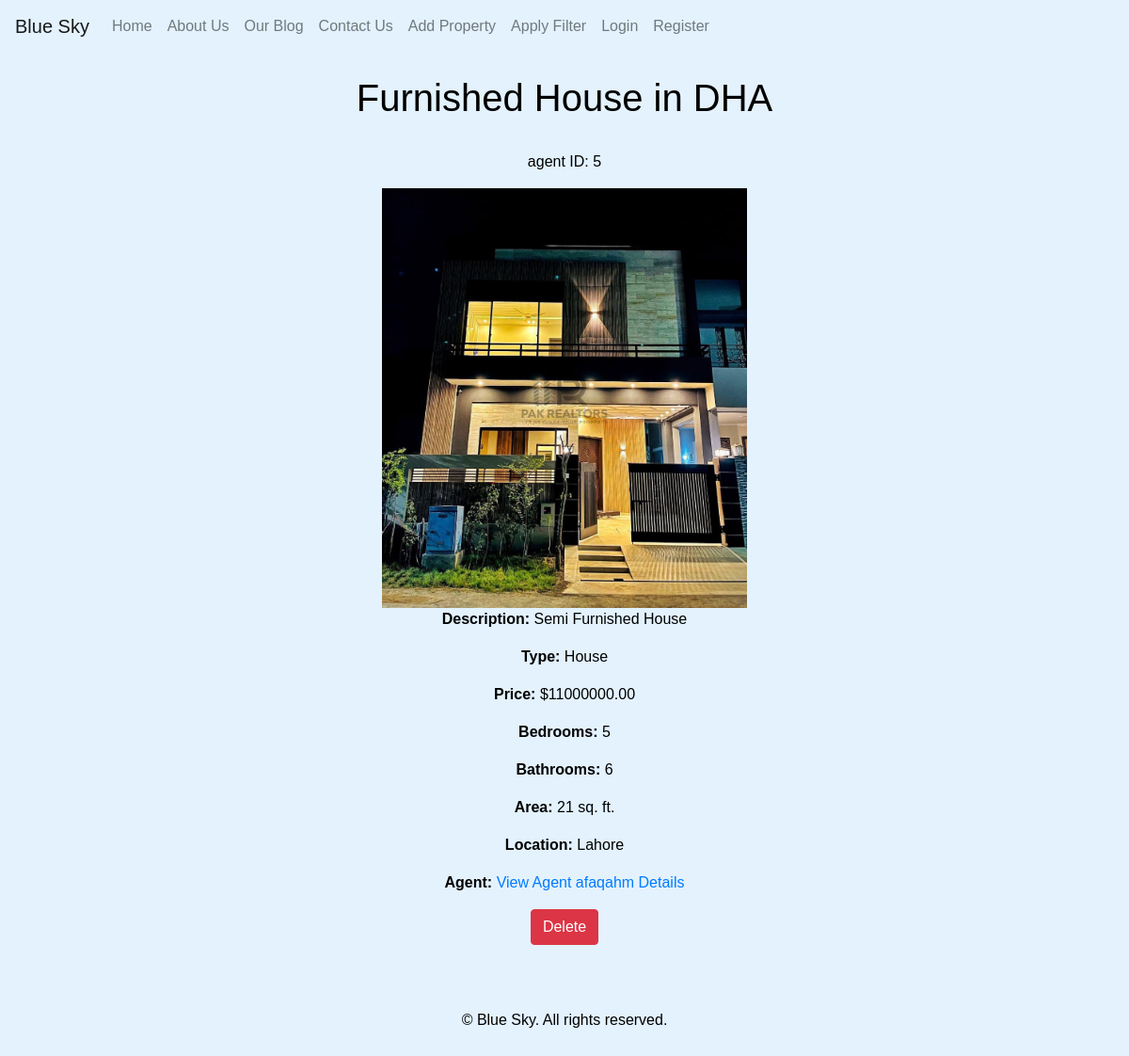
Screenshot of /property/13/ with the database file from the repository.
### myapp/models.py (models this page shows, shortened)
class Property(models.Model):
    title = models.CharField(max_length=200)
    description = models.TextField()
    image = models.ImageField(null=True, blank=True)
    property_type = models.ForeignKey(PropertyType, on_delete=models.CASCADE)
    city = models.ForeignKey(City, on_delete=models.CASCADE)
    price = models.DecimalField(max_digits=10 , decimal_places=2)
    bedrooms = models.PositiveIntegerField()
    bathrooms = models.PositiveIntegerField()
    area = models.IntegerField()  # in square feet
    agent = models.ForeignKey(User, on_delete=models.CASCADE)
    created_at = models.DateTimeField(auto_now_add=True)
    status = models.ForeignKey(PropertyStatus, on_delete=models.CASCADE)
    class Meta:
        verbose_name_plural="property"

class PropertyType(models.Model):
    name = models.CharField(max_length=100)
    class Meta:
        verbose_name_plural="PropertyType"

class City(models.Model):
    name = models.CharField(max_length=100)
    class Meta:
        verbose_name_plural="city"
    def __str__(self):
        return self.name

### myapp/views.py (the view)
# urls.py: path('property/<int:property_id>/', views.property_detail, name='property_detail'),
def property_detail(request, property_id ):
    propertyy = get_object_or_404(Property, id=property_id)
    return render(request, 'myapp/property_detail.html', {'property': propertyy})

### myapp/templates/myapp/property_detail.html
{% extends 'myapp/base.html' %}
{% block content %}
  <h1>{{ property.title }}</h1>
  <br>
  <p>agent ID: {{ property.agent.id }}</p>
  <img  src="{{ property.image.url }}" width='35%'  alt="{{ property.title }}">
  <p><strong>Description: </strong> {{ property.description }}</p>
  <p><strong> Type: </strong>{{ property.property_type.name }}</p>
  <p><strong>Price: </strong>${{ property.price }}</p>
  <p><strong>Bedrooms: </strong>{{ property.bedrooms }}</p>
  <p><strong>Bathrooms: </strong>{{ property.bathrooms }}</p>
  <p><strong>Area: </strong>{{ property.area }} sq. ft.</p>
  <p><strong>Location: </strong>{{ property.city }} </p>
  <p><strong>Agent: </strong><a href="{% url 'myapp:agent_detail' agent_id=property.agent.id %}">View Agent {{ property.agent.username }} Details</a></p>
  <a class="btn btn-danger" href="{% url 'myapp:property_delete' property.id%}">Delete</a>
  <br>
  <br>
  <br>
{% endblock %}

### myapp/templates/myapp/base.html (style rules this page uses)
body { text-align: center; margin-bottom: 70px; font-family: 'Montserrat', sans-serif; background-color: #e3f2fd; color: black; }
img { max-width: 100%; height: auto; }

### rows the page displays
Property: title "Furnished House in DHA", agent.id "5", image (picture), description "Semi Furnished House", property_type.name "House", price "11000000.00", bedrooms "5", bathrooms "6", area "21", city "Lahore", agent.username "afaqahm"
